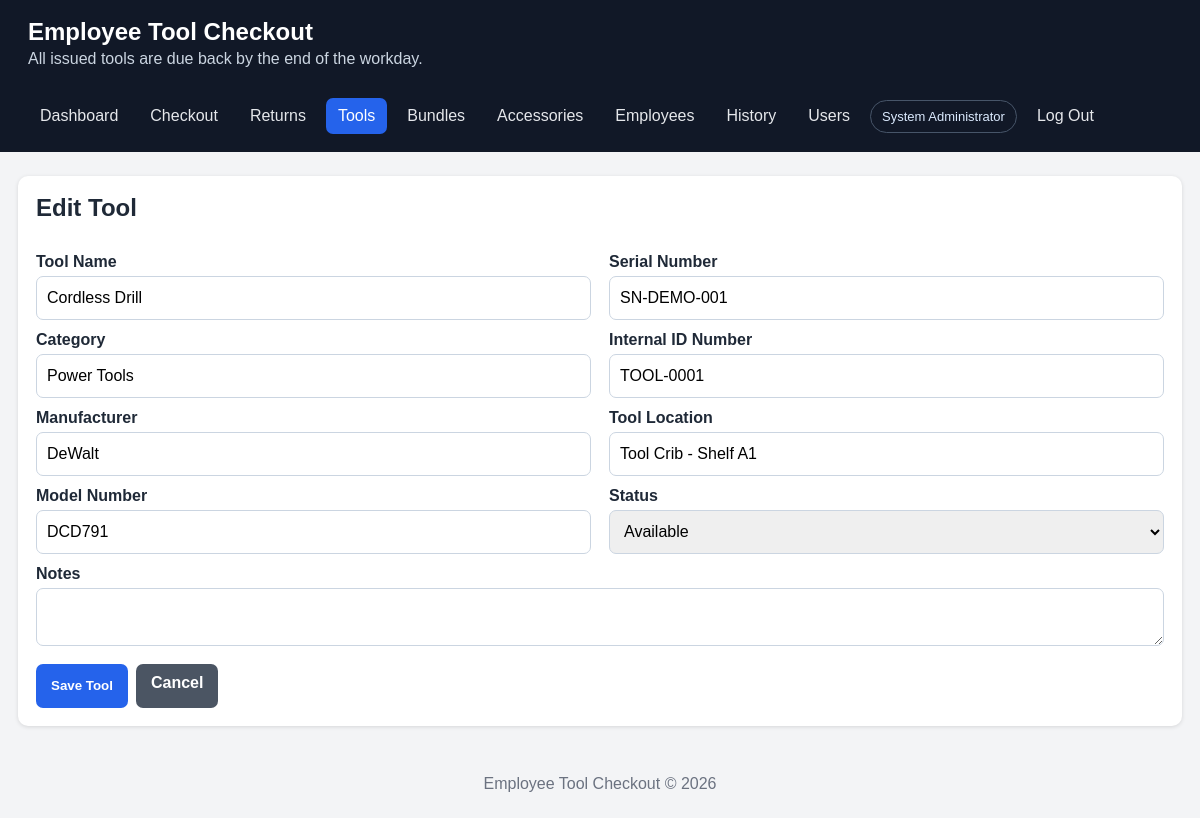
/tool_form.php?id=1 (signed in), run on the app's committed database.
### tables this page shows
CREATE TABLE IF NOT EXISTS tools (
    id INT UNSIGNED AUTO_INCREMENT PRIMARY KEY,
    tool_name VARCHAR(160) NOT NULL,
    category VARCHAR(100) NULL,
    manufacturer VARCHAR(100) NULL,
    model_number VARCHAR(100) NULL,
    serial_number VARCHAR(150) NOT NULL,
    internal_id VARCHAR(100) NOT NULL,
    tool_location VARCHAR(190) NOT NULL,
    status ENUM('available','checked_out','maintenance','retired') NOT NULL DEFAULT 'available',
    notes TEXT NULL,
    created_at DATETIME NOT NULL DEFAULT CURRENT_TIMESTAMP,
    UNIQUE KEY uq_tool_serial (serial_number), UNIQUE KEY uq_tool_internal (internal_id)
);

### includes/functions.php (called while the page is built, shortened)
<?php
function e(?string $value): string
{
    return htmlspecialchars($value ?? '', ENT_QUOTES, 'UTF-8');
}
function tool_status_label(string $status): string
{
    return match ($status) {
        'available' => 'Available',
        'checked_out' => 'Checked Out',
        'maintenance' => 'Maintenance',
        'retired' => 'Retired',
        default => ucfirst(str_replace('_', ' ', $status)),
    };
}

### tool_form.php (the view, shortened to what this page needs)
<?php
require __DIR__.'/includes/header.php'; $pdo=db(); $id=(int)($_GET['id']??$_POST['id']??0);
$tool=['tool_name'=>'','category'=>'','manufacturer'=>'','model_number'=>'','serial_number'=>'','internal_id'=>'','tool_location'=>'','status'=>'available','notes'=>''];
if($id){$s=$pdo->prepare('SELECT * FROM tools WHERE id=?');$s->execute([$id]);$tool=$s->fetch()?:$tool;}
?>
<div class="card"><h2><?= $id?'Edit':'Add' ?> Tool</h2><form method="post"><input type="hidden" name="id" value="<?= $id ?>">
<div class="grid two"><div><label>Tool Name</label><input name="tool_name" required value="<?= e($tool['tool_name']) ?>"><label>Category</label><input name="category" value="<?= e($tool['category']) ?>"><label>Manufacturer</label><input name="manufacturer" value="<?= e($tool['manufacturer']) ?>"><label>Model Number</label><input name="model_number" value="<?= e($tool['model_number']) ?>"></div>
<div><label>Serial Number</label><input name="serial_number" required value="<?= e($tool['serial_number']) ?>"><label>Internal ID Number</label><input name="internal_id" required value="<?= e($tool['internal_id']) ?>"><label>Tool Location</label><input name="tool_location" required value="<?= e($tool['tool_location']) ?>" placeholder="Tool crib, cabinet, shelf, truck, etc."><label>Status</label><select name="status"><?php foreach(['available','checked_out','maintenance','retired'] as $s): ?><option value="<?= $s ?>" <?= $tool['status']===$s?'selected':'' ?>><?= e(tool_status_label($s)) ?></option><?php endforeach; ?></select></div></div>
<label>Notes</label><textarea name="notes"><?= e($tool['notes']) ?></textarea><div class="actions"><button>Save Tool</button><a class="button secondary" href="tools.php">Cancel</a></div></form></div>
<?php require __DIR__.'/includes/footer.php'; ?>

### assets/style.css (style rules this page uses)
:root { font-family: Arial, sans-serif; color: #1f2937; background: #f3f4f6; }
* { box-sizing: border-box; }
body { margin: 0; }
.grid { display: grid; gap: 18px; }
.grid.two { grid-template-columns: repeat(auto-fit, minmax(330px, 1fr)); }
.card { background: white; border-radius: 10px; padding: 18px; box-shadow: 0 1px 4px rgba(0,0,0,.12); }
.card h2, .card h3 { margin-top: 0; }
label { display: block; font-weight: 700; margin: 11px 0 5px; }
input, select, textarea { width: 100%; padding: 10px; border: 1px solid #cbd5e1; border-radius: 7px; font: inherit; }
textarea { min-height: 85px; resize: vertical; }
button, .button { display: inline-block; background: #2563eb; color: white; border: 0; border-radius: 7px; padding: 10px 15px; cursor: pointer; text-decoration: none; font-weight: 700; }
.button.secondary { background: #4b5563; }
.actions { display: flex; gap: 8px; flex-wrap: wrap; margin-top: 14px; }
body { padding-bottom: env(safe-area-inset-bottom); }
button, .button, input, select, textarea { min-height: 44px; }

### data on the page
tools: tool_name "Cordless Drill", category "Power Tools", manufacturer "DeWalt", model_number "DCD791", serial_number "SN-DEMO-001", internal_id "TOOL-0001", tool_location "Tool Crib - Shelf A1"

### other printed values
APP_NAME "Employee Tool Checkout"
current_user()['full_name'] "System Administrator"
form field status "Available"
